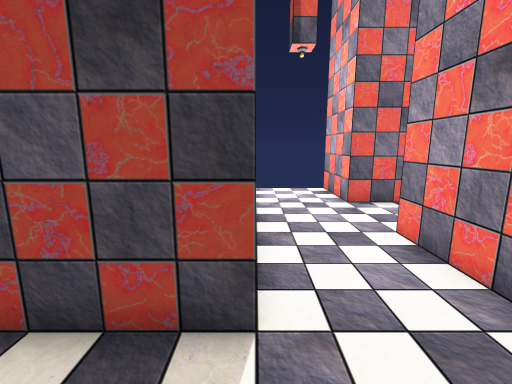
view 1 (above)

12 first-person views from a walk through a 3-D level made in the Unity game engine. The camera is 1.2 m above the floor, tilts 10° down and sees 90° across. The floor is counted in squares, 0.5 m on a side. Each view is taken from the middle of a square. On the plan, view 1 faces up. The plan holds only what a view shows up to about 17 squares ahead; the rest is blank. The place goes on beyond the plan. Some animated figures are not drawn.

view 2
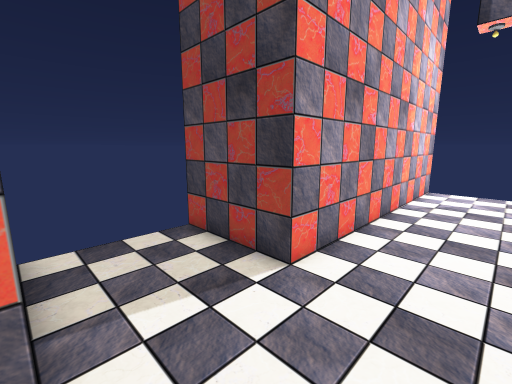

view 3
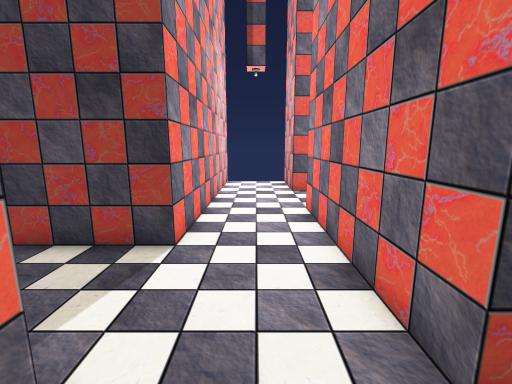

view 4
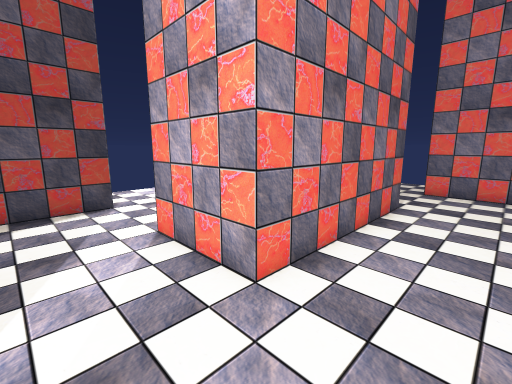

view 5
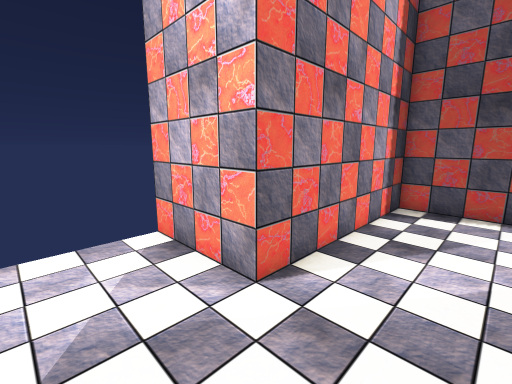

view 6
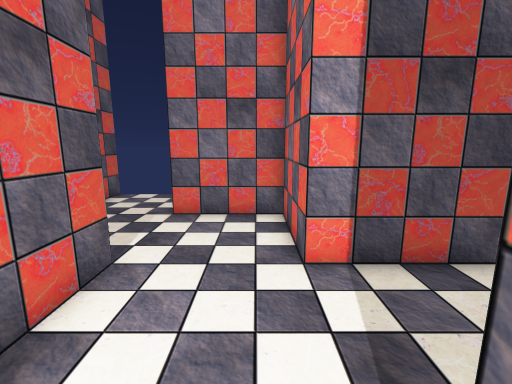

view 7
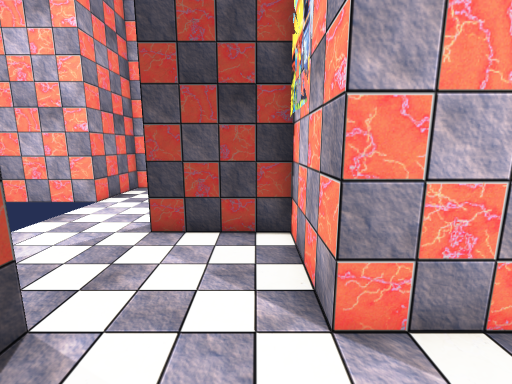

view 8
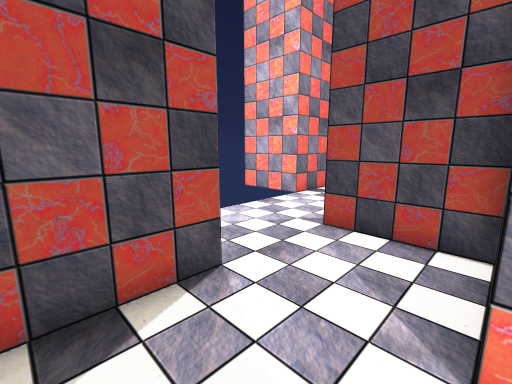

view 9
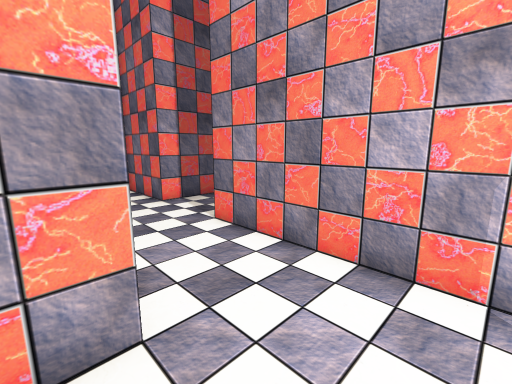

view 10
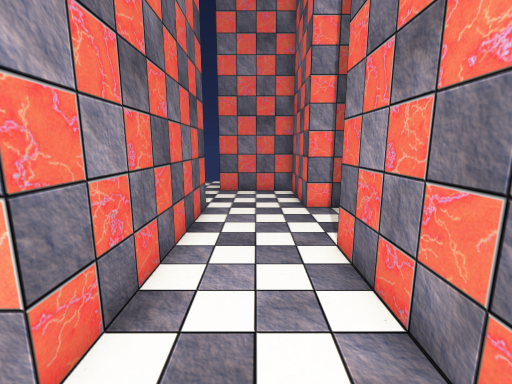

view 11
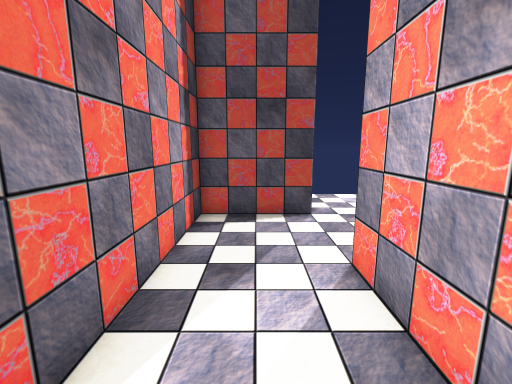

view 12
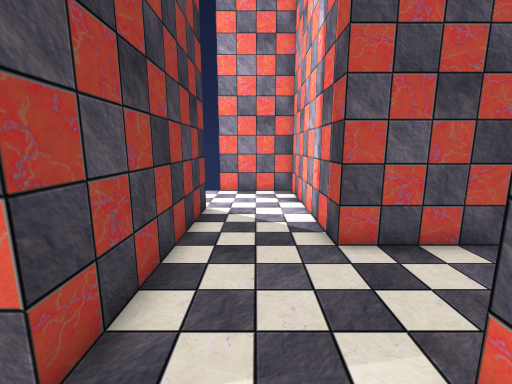

### Floor plan
Points are (right, up) in squares from view 1. A wall is a line through its corners. A room is listed if a view was taken in it or the views show most of it. See-through windows are left out.
Room 1 (views 1, 2, 4, 5, 6, 7, 8, 9, 10, 11)
walls: (4, -1) (4, 7) (8, 7); (12, 6.9) (12, 11) (4, 11) (4, 15); (0, 15.1) (0, 3) (-4, 3); (-4.1, -1) (0, -1)
ways out: opening at (2, -1) to room 2; opening at (10, 7) to room 3
Room 2 (views 3, 12)
walls: (0, -1) (0, -5) (4, -5)
ways out: opening at (2, -1) to room 1; opening at (4, -3)
Room 3 (no view inside)
walls: (8, 7) (8, 3) (12, 3)
glass walls: (8.2, 5.8) (8.2, 4.3)
ways out: opening at (10, 7) to room 1; opening at (12, 5)

Where each view was taken, in squares from view 1:
view 1: 0 up, 0 right, facing up
view 2: 1 down, 3 right, facing up-left
view 3: 3 down, 2 right, facing up
view 4: 10 up, 1 right, facing down-right
view 5: 8 up, 1 right, facing up-right
view 6: 4 up, 1 right, facing down
view 7: 10 up, 9 right, facing down
view 8: 10 up, 8 right, facing down-right
view 9: 10 up, 5 right, facing down-left
view 10: 9 up, 2 right, facing down
view 11: 9 up, 3 right, facing right
view 12: 3 down, 2 right, facing right
